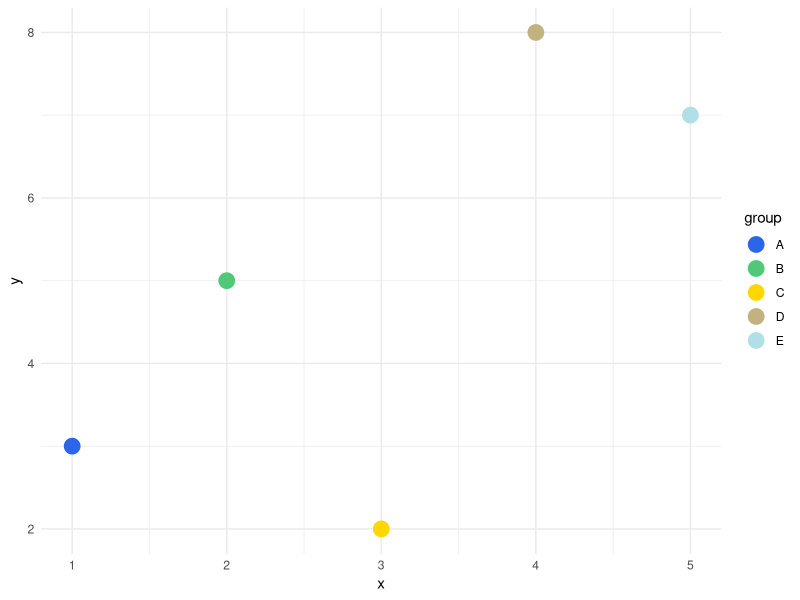
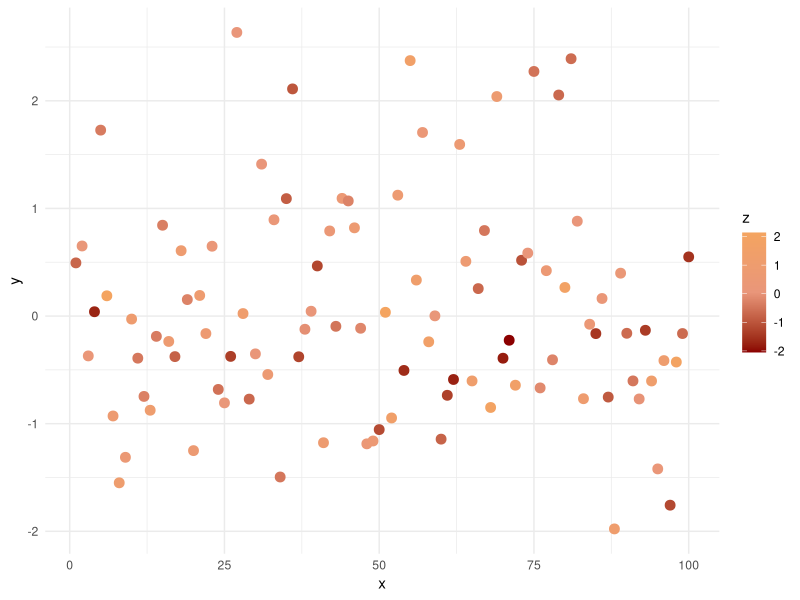

Source code (R) for these figures, in order:
# Required library
library(ggplot2)

# Definition of discrete palettes
planet_palettes <- list(
  Mercury = list(
    discrete = c("#9E9E9E", "#6D6D6D", "#A8A8A8", "#CFCFCF", "#E0E0E0"),
    continuous = c("#6D6D6D", "#A8A8A8", "#E0E0E0")
  ),
  Venus = list(
    discrete = c("#E3AA76", "#C97B43", "#9E5525", "#603B16", "#FFD39B"),
    continuous = c("#603B16", "#C97B43", "#FFD39B")
  ),
  Earth = list(
    discrete = c("#2B65EC", "#50C878", "#FFD700", "#C2B280", "#B0E0E6"),
    continuous = c("#2B65EC", "#50C878", "#FFD700")
  ),
  Mars = list(
    discrete = c("#B22222", "#A52A2A", "#8B0000", "#E9967A", "#F4A460"),
    continuous = c("#8B0000", "#E9967A", "#F4A460")
  ),
  Jupiter = list(
    discrete = c("#D2B48C", "#A0522D", "#FFDEAD", "#FFF8DC", "#FFD700"),
    continuous = c("#A0522D", "#D2B48C", "#FFD700")
  ),
  Saturn = list(
    discrete = c("#FFDAB9", "#F4A460", "#D2B48C", "#FFE4B5", "#FFF8DC"),
    continuous = c("#F4A460", "#D2B48C", "#FFF8DC")
  ),
  Uranus = list(
    discrete = c("#AFEEEE", "#48D1CC", "#20B2AA", "#87CEEB", "#B0E0E6"),
    continuous = c("#48D1CC", "#87CEEB", "#B0E0E6")
  ),
  Neptune = list(
    discrete = c("#000080", "#4682B4", "#5F9EA0", "#87CEFA", "#B0C4DE"),
    continuous = c("#000080", "#4682B4", "#87CEFA")
  ),
  Moon = list(
    discrete = c("#DCDCDC", "#A9A9A9", "#808080", "#696969", "#F5F5F5"),
    continuous = c("#A9A9A9", "#808080", "#F5F5F5")
  ),
  Io = list(
    discrete = c("#FFD700", "#FFA500", "#F4A460", "#D2B48C", "#8B4513"),
    continuous = c("#FFD700", "#F4A460", "#8B4513")
  ),
  Europa = list(
    discrete = c("#F4A460", "#FFE4B5", "#D2B48C", "#FFDAB9", "#FFF8DC"),
    continuous = c("#FFE4B5", "#D2B48C", "#FFF8DC")
  ),
  Ganymede = list(
    discrete = c("#8B4513", "#A0522D", "#D2B48C", "#CD853F", "#F5F5DC"),
    continuous = c("#A0522D", "#D2B48C", "#F5F5DC")
  ),
  Callisto = list(
    discrete = c("#808080", "#696969", "#A9A9A9", "#DCDCDC", "#F5F5F5"),
    continuous = c("#696969", "#A9A9A9", "#F5F5F5")
  ),
  Titan = list(
    discrete = c("#F4A460", "#D2B48C", "#FFE4B5", "#FFDAB9", "#FFFACD"),
    continuous = c("#D2B48C", "#FFE4B5", "#FFFACD")
  ),
  Enceladus = list(
    discrete = c("#F5F5F5", "#E0E0E0", "#DCDCDC", "#B0E0E6", "#87CEFA"),
    continuous = c("#DCDCDC", "#B0E0E6", "#87CEFA")
  ),
  Triton = list(
    discrete = c("#4682B4", "#5F9EA0", "#AFEEEE", "#87CEEB", "#B0E0E6"),
    continuous = c("#4682B4", "#87CEEB", "#B0E0E6")
  ),
  Ceres = list(
    discrete = c("#696969", "#808080", "#A9A9A9", "#DCDCDC", "#F5F5F5"),
    continuous = c("#808080", "#A9A9A9", "#F5F5F5")
  ),
  Vesta = list(
    discrete = c("#D2B48C", "#A0522D", "#FFE4B5", "#F5F5DC", "#FFE4C4"),
    continuous = c("#A0522D", "#D2B48C", "#FFE4C4")
  ),
  Pallas = list(
    discrete = c("#A9A9A9", "#DCDCDC", "#808080", "#F5F5F5", "#E0E0E0"),
    continuous = c("#808080", "#DCDCDC", "#F5F5F5")
  )
)

# Function for discrete palettes
scale_color_planet_discrete <- function(planet) {
  if (!planet %in% names(planet_palettes)) {
    stop("Invalid planet name. Choose from: ", paste(names(planet_palettes), collapse = ", "))
  }
  scale_color_manual(values = planet_palettes[[planet]]$discrete)
}

# Function for continuous palettes
scale_color_planet_continuous <- function(planet) {
  if (!planet %in% names(planet_palettes)) {
    stop("Invalid planet name. Choose from: ", paste(names(planet_palettes), collapse = ", "))
  }
  scale_color_gradientn(colors = planet_palettes[[planet]]$continuous)
}

# Function for discrete fill palettes
scale_fill_planet_discrete <- function(planet) {
  if (!planet %in% names(planet_palettes)) {
    stop("Invalid planet name. Choose from: ", paste(names(planet_palettes), collapse = ", "))
  }
  scale_fill_manual(values = planet_palettes[[planet]]$discrete)
}

# Example usage for discrete data
data_discrete <- data.frame(
  x = 1:5,
  y = c(3, 5, 2, 8, 7),
  group = factor(c("A", "B", "C", "D", "E"))
)

ggplot(data_discrete, aes(x, y, color = group)) +
  geom_point(size = 5) +
  scale_color_planet_discrete("Earth") +
  theme_minimal()

# Example usage for continuous data
data_continuous <- data.frame(
  x = 1:100,
  y = rnorm(100),
  z = rnorm(100)
)

ggplot(data_continuous, aes(x, y, color = z)) +
  geom_point(size = 3) +
  scale_color_planet_continuous("Mars") +
  theme_minimal()

